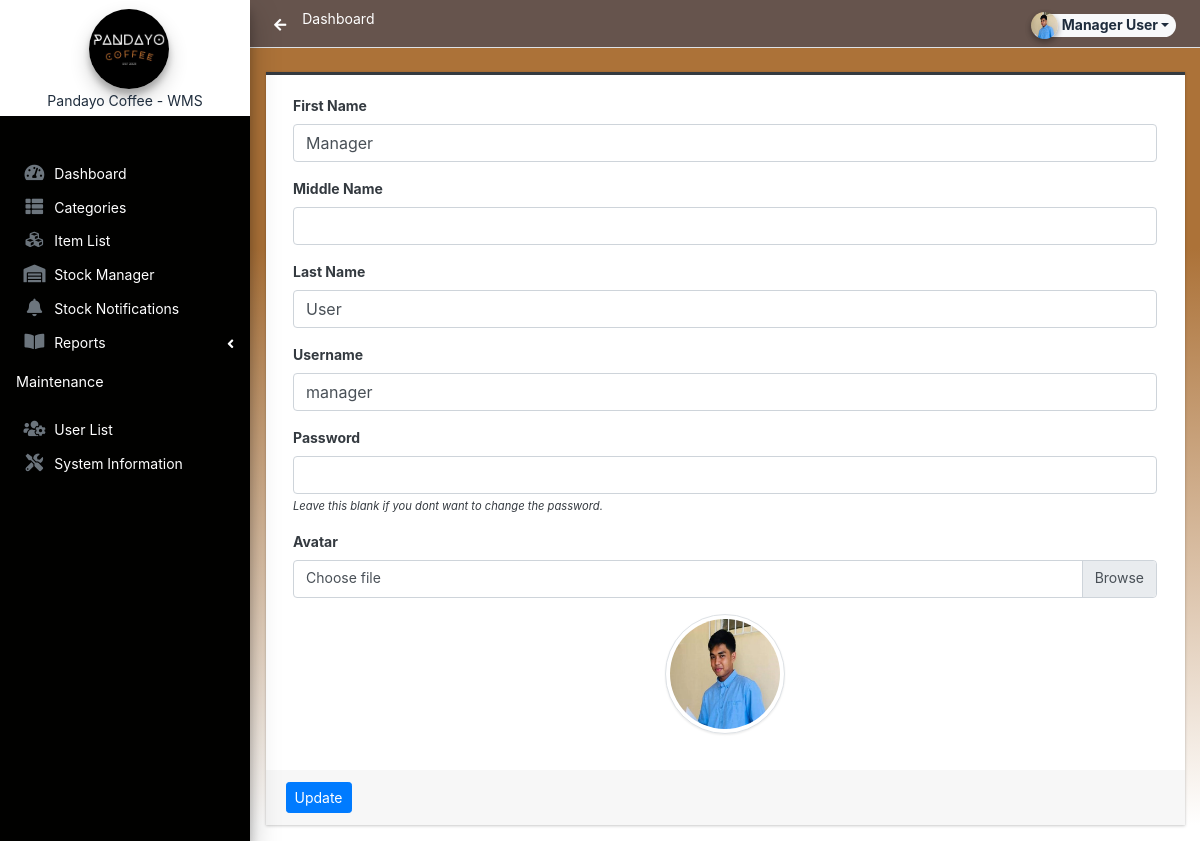
Page /admin/?page=user (signed in) on the committed database.
### tables this page shows
CREATE TABLE `users_list` (
  `id` int(50) NOT NULL,
  `firstname` varchar(250) NOT NULL,
  `middlename` text DEFAULT NULL,
  `lastname` varchar(250) NOT NULL,
  `username` text NOT NULL,
  `password` text NOT NULL,
  `avatar` text DEFAULT NULL,
  `last_login` datetime DEFAULT NULL,
  `type` tinyint(1) NOT NULL DEFAULT 0,
  `date_added` datetime NOT NULL DEFAULT current_timestamp(),
  `date_updated` datetime DEFAULT current_timestamp() ON UPDATE current_timestamp()
);

### classes/DBConnection.php (called while the page is built, shortened)
<?php
class DBConnection{
    private $host = DB_SERVER;
    private $username = DB_USERNAME;
    private $password = DB_PASSWORD;
    private $database = DB_NAME;
    public $conn;
    public function __construct(){
        if (!isset($this->conn)) {
            $this->conn = new mysqli($this->host, $this->username, $this->password, $this->database);
        }
    }
}
?>

### classes/SystemSettings.php (called while the page is built, shortened)
<?php
class SystemSettings extends DBConnection{
	function userdata($field = ''){
		if(!empty($field)){
			if(isset($_SESSION['userdata'][$field]))
				return $_SESSION['userdata'][$field];
			else
				return null;
		}else{
			return false;
		}
	}
}
$_settings = new SystemSettings();
?>

### config.php (called while the page is built, shortened)
<?php
require_once('classes/DBConnection.php');
require_once('classes/SystemSettings.php');
function validate_image($file){
    global $_settings;
	if(!empty($file)){
        $ex = explode("?",$file);
        $file = $ex[0];
        $ts = isset($ex[1]) ? "?".$ex[1] : '';
		if(is_file(base_app.$file)){
			return base_url.$file.$ts;
		}else{
			return base_url.($_settings->info('logo'));
		}
	}else{
		return base_url.($_settings->info('logo'));
	}
}
?>

### admin/user/index.php (the view, shortened to what this page needs)
<?php
$user = $conn->query("SELECT * FROM users_list where id ='".$_settings->userdata('id')."'");
foreach($user->fetch_array() as $k =>$v){
	$meta[$k] = $v;
}
?>
<div class="card card-outline rounded-0 card-dark">
	<div class="card-body">
		<div class="container-fluid">
			<form action="" id="manage-user">
				<div class="form-group">
					<label for="name">First Name</label>
					<input type="text" name="firstname" id="firstname" class="form-control" value="<?php echo isset($meta['firstname']) ? $meta['firstname']: '' ?>" required>
				</div>
				<div class="form-group">
					<label for="name">Middle Name</label>
					<input type="text" name="middlename" id="middlename" class="form-control" value="<?php echo isset($meta['middlename']) ? $meta['middlename']: '' ?>">
				</div>
				<div class="form-group">
					<label for="name">Last Name</label>
					<input type="text" name="lastname" id="lastname" class="form-control" value="<?php echo isset($meta['lastname']) ? $meta['lastname']: '' ?>" required>
				</div>
				<div class="form-group">
					<label for="username">Username</label>
					<input type="text" name="username" id="username" class="form-control" value="<?php echo isset($meta['username']) ? $meta['username']: '' ?>" required  autocomplete="off">
				</div>
				<div class="form-group">
					<label for="password">Password</label>
					<input type="password" name="password" id="password" class="form-control" value="" autocomplete="off">
					<small><i>Leave this blank if you dont want to change the password.</i></small>
				</div>
				<div class="form-group">
					<label for="" class="control-label">Avatar</label>
					<div class="custom-file">
		              <label class="custom-file-label" for="customFile">Choose file</label>
		            </div>
				</div>
				<div class="form-group d-flex justify-content-center">
					<img src="<?php echo validate_image(isset($meta['avatar']) ? $meta['avatar'] :'') ?>" alt="" id="cimg" class="img-fluid img-thumbnail">
				</div>
			</form>
		</div>
	</div>
	<div class="card-footer">
			<div class="col-md-12">
				<div class="row">
					<button class="btn btn-sm btn-primary" form="manage-user">Update</button>
				</div>
			</div>
		</div>
</div>

### admin/user/index.php (style rules this page uses)
img#cimg { height: 15vh; width: 15vh; object-fit: cover; border-radius: 100% 100%; }

### rows in the picture
users_list: firstname "Manager", lastname "User", username "manager", avatar (picture)

### other values in the picture
$pageTitle "Dashboard"
$_settings->userdata('firstname').' '.$_settings->userdata('lastname') "Manager User"
$_settings->info('short_name') "Pandayo Coffee - WMS"
